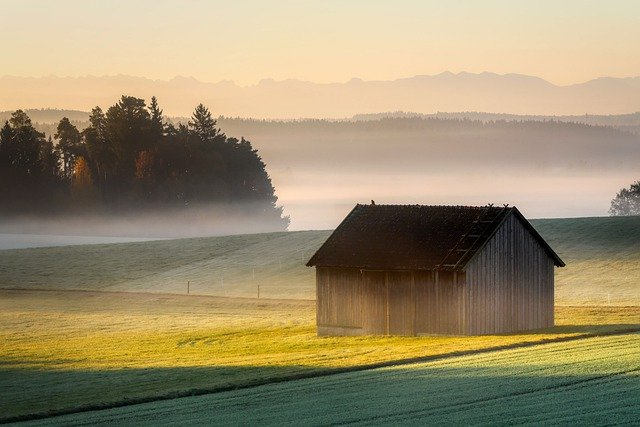
#> input picture sample.jpg, 640 x 427 px
$ python main.py
#> lines starting #> are read from the running program, lines starting #| are printed output that depends on the picture; after the words box and inside, x2 and y2 are one past the last pixel; in counts of white or black regions, pixels touching at a corner belong together
import cv2
import sys
import numpy as np

# imread : 画像ファイルを読み込んで、多次元配列(numpy.ndarray)にする。
# imreadについて : https://kuroro.blog/python/wqh9VIEmRXS4ZAA7C4wd/
# 第一引数 : 画像のファイルパス
# 戻り値 : 行 x 列 x 色の三次元配列(numpy.ndarray)が返される。
img = cv2.imread('./sample.jpg')
#> img is the input picture: shape (427, 640, 3); mean B, G, R 108.7, 140.6, 154.6

# 画像ファイルが正常に読み込めなかった場合、プログラムを終了する。
if img is None:
    sys.exit("Could not read the image.")

# 第一引数(必須) : 多次元配列(numpy.ndarray)
# 第二引数(必須) : 複数の座標。numpy.ndarray型。
# 第三引数(必須) : 複数の座標(第二引数)の始点と終点を結ぶのか指定する。
# 第四引数(必須) : 折れ線の色を指定する。B(Blue)G(Green)R(Red)形式で指定する。tuple型。
# thickness : 折れ線の太さ(px)を指定する。
cv2.polylines(img, [np.array([(200, 200), (210, 230), (300, 260), (350, 300)])], False, (255, 255, 0), thickness=3)
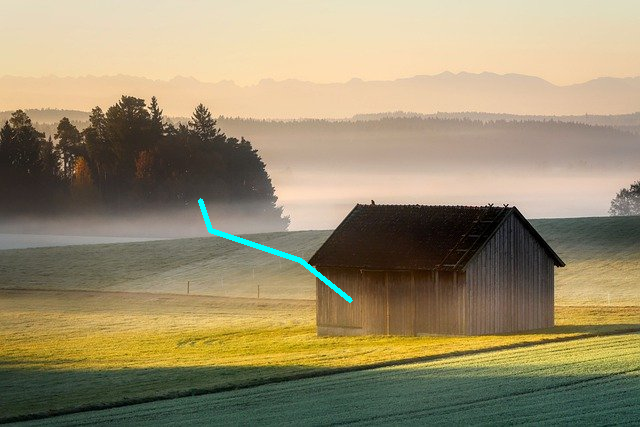
#> img: shape (427, 640, 3); 0.37% of pixels changed, all inside (x1, y1, x2, y2) = (198, 198, 353, 303)

# imwrite : 画像の保存を行う関数
# 第一引数 : 保存先の画像ファイル名
# 第二引数 : 多次元配列(numpy.ndarray)
# <第二引数の例>
# [
# [
# [234 237 228]
# ...
# [202 209 194]
# ]
# [
# [10 27 16]
# ...
# [36 67 46]
# ]
# [
# [34 51 40]
# ...
# [50 81 60]
# ]
# ]
# imwriteについて : https://kuroro.blog/python/i0tNE1Mp8aEz8Z7n6Ggg/
cv2.imwrite('output.jpg', img)
